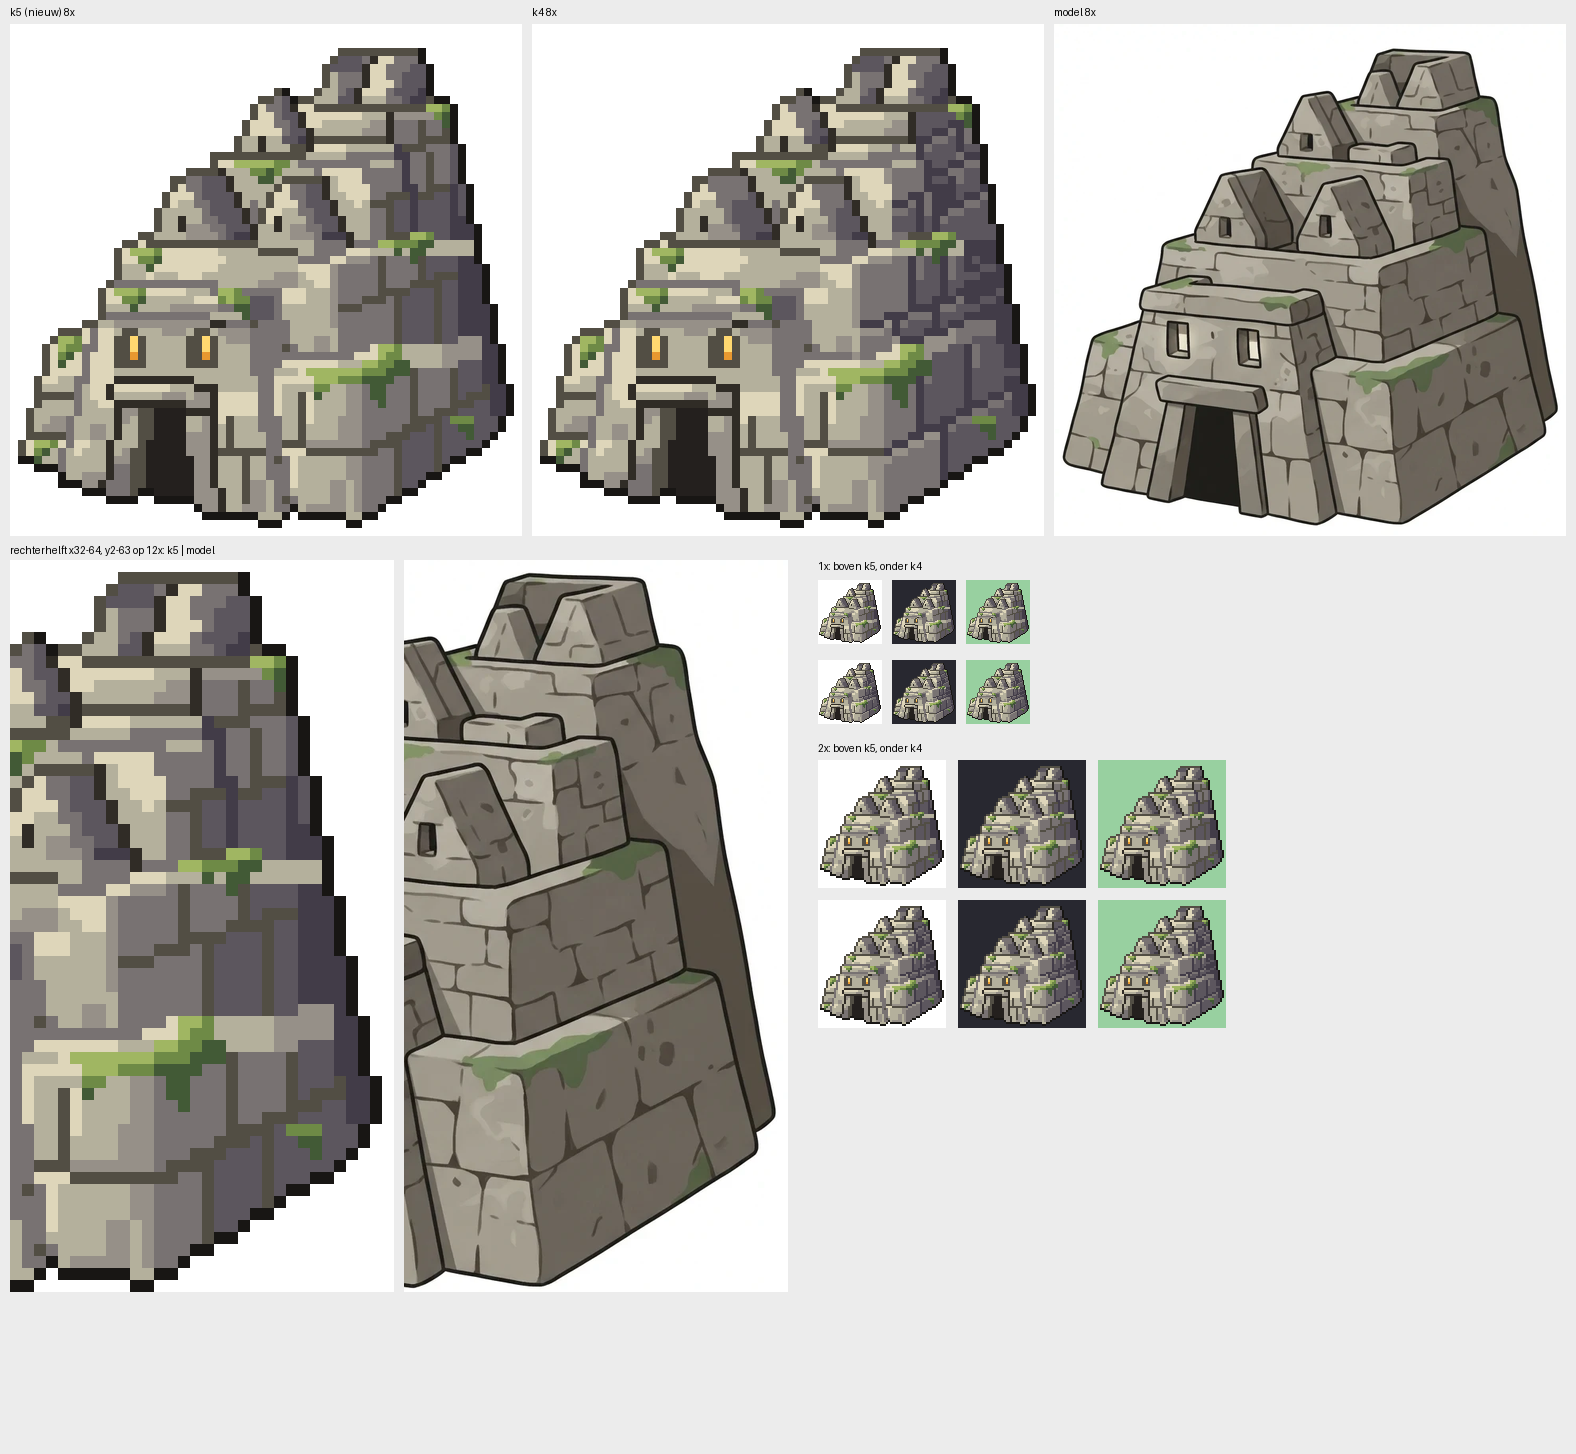

The script that saved this image:
import sys
from PIL import Image, ImageDraw
src=sys.argv[1] if len(sys.argv)>1 else 'tempel.png'; out=sys.argv[2] if len(sys.argv)>2 else 'vel.png'
M=Image.open('../../referenties/model.webp').convert('RGB'); s=(983-46)/62
def mcrop(x0,y0,x1,y1,z):
    return M.crop((int(46+(x0-1)*s),int(57+(y0-3)*s),int(46+(x1-1)*s),int(57+(y1-3)*s))).resize(((x1-x0)*z,(y1-y0)*z),Image.LANCZOS)
def op(p,bg,box=(0,0,64,64),z=8):
    im=Image.open(p).convert('RGBA').crop(box); b=Image.new('RGBA',im.size,bg+(255,)); b.alpha_composite(im)
    return b.convert('RGB').resize(((box[2]-box[0])*z,(box[3]-box[1])*z),Image.NEAREST)
W=Image.new('RGB',(3*512+40,512+30+61*12+30+150),(236,236,236)); d=ImageDraw.Draw(W)
W.paste(op(src,(255,255,255)),(10,24)); W.paste(op('../k4/tempel.png',(255,255,255)),(532,24)); W.paste(mcrop(0,0,64,64,8),(1054,24))
for i,t in enumerate(['k5 (nieuw) 8x','k4 8x','model 8x']): d.text((10+i*522,6),t,fill=(0,0,0))
y=24+512+24
d.text((10,y-16),'rechterhelft x32-64, y2-63 op 12x: k5 | model',fill=(0,0,0))
W.paste(op(src,(255,255,255),(32,2,64,63),12),(10,y)); W.paste(mcrop(32,2,64,63,12),(10+32*12+10,y))
x=10+64*12+40
for j,c in enumerate([(255,255,255),(40,40,48),(152,208,160)]):
    W.paste(op(src,c,z=1),(x+j*74,y+20)); W.paste(op('../k4/tempel.png',c,z=1),(x+j*74,y+100))
    W.paste(op(src,c,z=2),(x+j*140,y+200)); W.paste(op('../k4/tempel.png',c,z=2),(x+j*140,y+340))
d.text((x,y),'1x: boven k5, onder k4',fill=(0,0,0)); d.text((x,y+182),'2x: boven k5, onder k4',fill=(0,0,0))
W.save(out)
